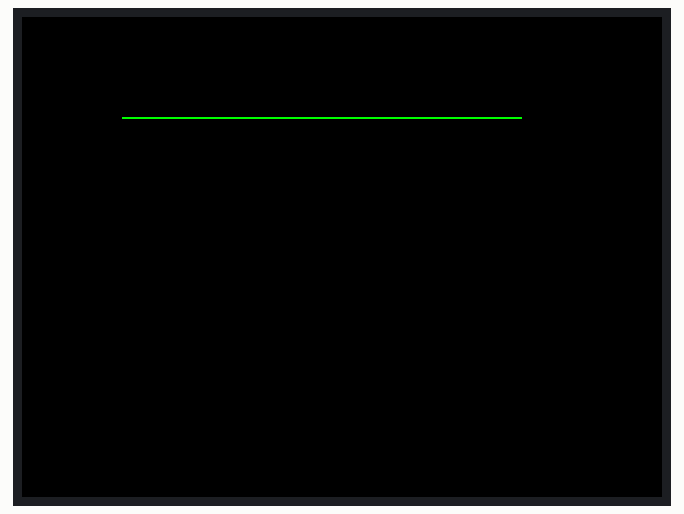
Bench run of a program on a simulated MicroPython board. On the bench: 320×240 colour display. Library files of the repository ran but are not shown: ili9341.py; what the program prints to the serial console is not drawn.

Above: at 0.6 s.
At 5.8 s:
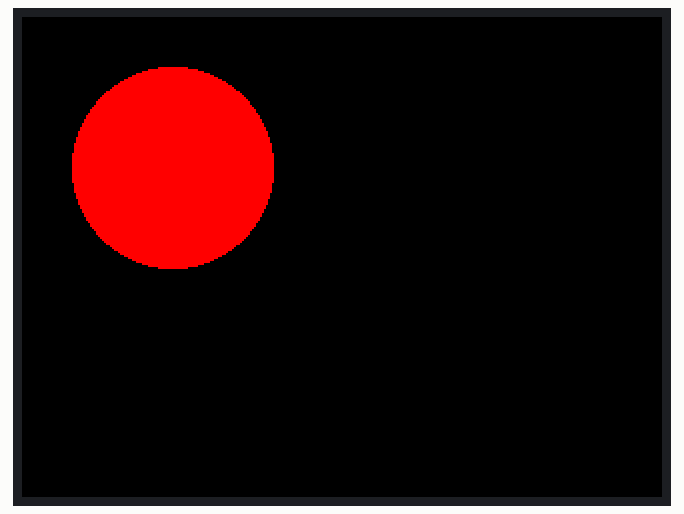
At 6.6 s:
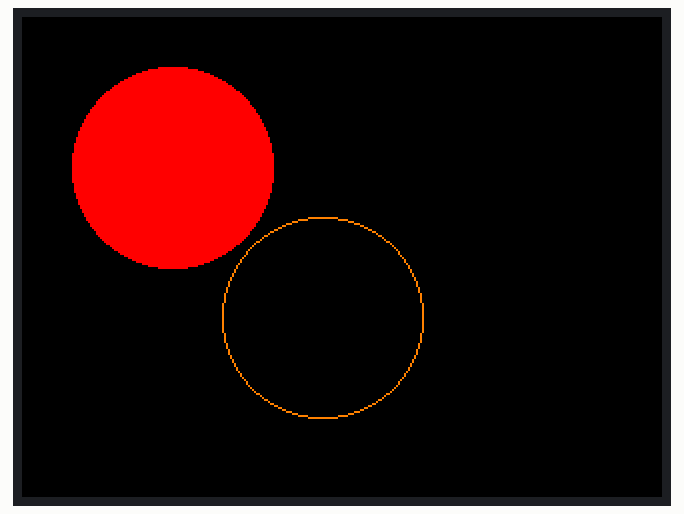
At 8.1 s:
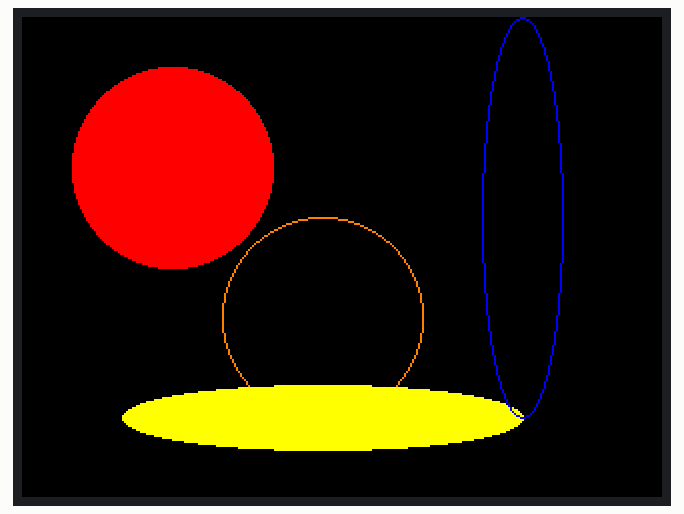
At 13.3 s:
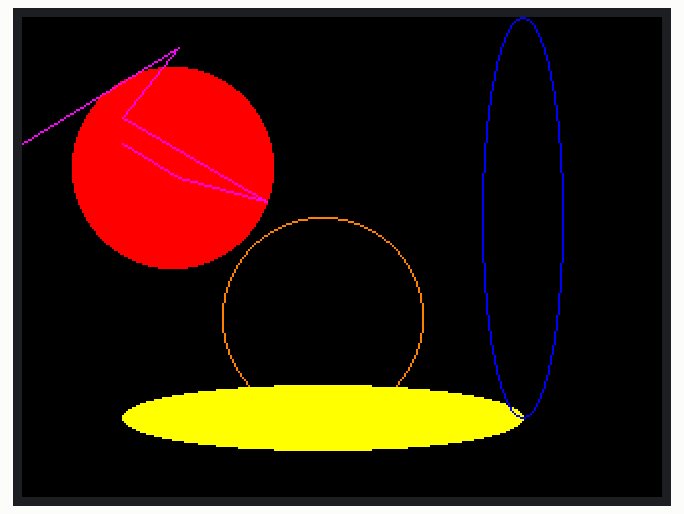
At 15.5 s:
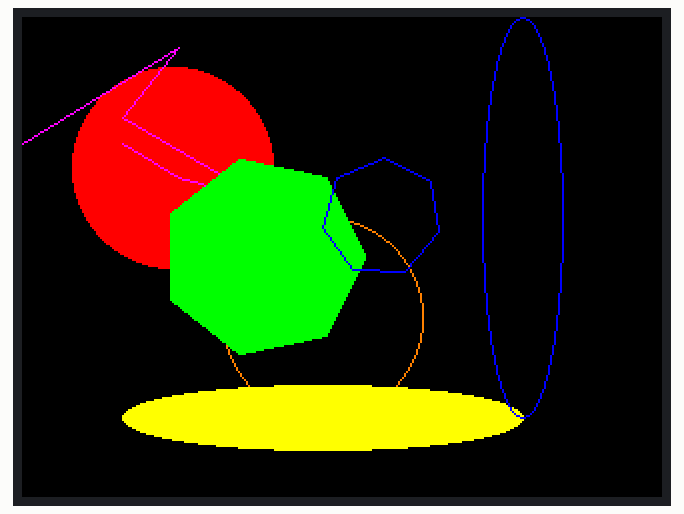

The program:

05-display-shapes.py
```python
"""ILI9341 demo (shapes)."""
from ili9341 import Display, color565
from machine import Pin, SPI
from utime import sleep
import config
import colors

# Use these PIN definitions.  SCK must be on 2 and data (SDL) on 3
SCK_PIN = config.SCK_PIN
MISO_PIN = config.MISO_PIN # labeled SDI(MOSI) on the back of the display
DC_PIN = config.DC_PIN
RESET_PIN = config.RESET_PIN
CS_PIN = config.CS_PIN

WIDTH=config.WIDTH
HEIGHT=config.HEIGHT
ROTATION=config.ROTATION

# mosi=Pin(23)
# miso=Pin(MISO_PIN)
spi = SPI(0, baudrate=40000000, sck=Pin(SCK_PIN), mosi=Pin(MISO_PIN))
display = Display(spi, dc=Pin(DC_PIN), cs=Pin(CS_PIN), rst=Pin(RESET_PIN), width=WIDTH, height=HEIGHT, rotation=ROTATION)

# this makes our code a little more readable
white = colors.WHITE
red = colors.RED
orange = colors.ORANGE
yellow = colors.YELLOW
green = colors.GREEN
blue = colors.BLUE
cyan = colors.CYAN
purple = colors.PURPLE

while True:

    display.clear()
    print('drawing lines and rects')

    print('drawing a horizontal line from (50,50) that is 200 wide')
    display.draw_hline(50, 50, 200, green)
    sleep(.5)

    print('drawing a vertical line from (100,100) that is 150 down')
    display.draw_vline(50, 50, 150, red)
    sleep(.5)

    print('drawing a yellow diagnle line from (150,150) to (200,200)')
    display.draw_line(50, 50, 200, 200, yellow)
    sleep(.5)

    print('drawing a filled orange hrect at (50,50) that is 25 wide and 75 hight')
    display.fill_rectangle(100, 100, 50, 50, orange)
    sleep(.5)

    # this one is not working
    print('drawing a purple rect at (200,200) that is 25 wide and 50 height')
    display.draw_rectangle(150, 150, 50, 50, white)
    sleep(3)

    display.clear()

    print('circles and ellipse')
    display.fill_circle(75, 75, 50, red)
    sleep(.5)

    display.draw_circle(150, 150, 50, orange)
    sleep(.5)

    display.fill_ellipse(150, 200, 100, 16, yellow)
    sleep(.5)

    display.draw_ellipse(250, 100, 20, 100, blue)
    sleep(5)

    print('drawing polygons')
    print('drawing lines to points')
    coords = [[50, 63], [78, 80], [122, 92], [50, 50], [78, 15], [0, 63]]
    display.draw_lines(coords, purple)
    sleep(1)

    # display.clear()
    print('drawing filled polygon')
    display.fill_polygon(7, 120, 120, 50, green)
    sleep(1)

    # display.clear()

    print('blue polygon outline')
    # num_sides
    display.draw_polygon(7, 180, 100, 30, blue, rotate=15)
    sleep(3)

   # display.cleanup()
```

config.py
```python
# Dan's Robot Labs configuration file for ILI9341 clock project
# The colors on the SPI bus cable are:
# 3.3v power - red
# SCK - orange
# MISO/Data - yellow
# DC - green
# RESET - blue
# GND - black
# CS - purple
SCK_PIN = 2
MISO_PIN = 3 # labeled SDI(MOSI) on the back of the display
DC_PIN = 4
RESET_PIN = 5
CS_PIN = 6
ROTATION = 90

WIDTH=320
HEIGHT=240
```

colors.py
```python
from ili9341 import color565

# Web safe
WHITE = color565(255,255,255)
BLACK = color565(0,0,0)
RED = color565(255,0,0)
ORANGE = color565(255,128,0)
YELLOW = color565(255,255,0)
GREEN = color565(0,255,0)
BLUE = color565(0,0,255)
CYAN = color565(0,255,255)
PURPLE = color565(255,0,255)
GRAY = color565(128,128,128)
SILVER = color565(192,192,192)
MAROON = color565(128,0,0)
OLIVE = color565(128,128,0)
LIME = color565(0,255,0)
DARK_GREEN = color565(0,128,0)
AQUA = color565(0,255,255)
TEAL = color565(0,128,128)
NAVY = color565(0,0,128)
FUCHSIA = color565(255,0,255)
# Not web safe
PINK = color565(255, 153, 153)
```

Measured:
- by itself, everything shown: repeats every 18.0 s, in 19 steps
- what the display in image 0 shows lasts 0.5 s, from 0.5 s to 1.0 s
- what the display in image 1 shows lasts 0.7 s, from 5.8 s to 6.5 s
- what the display in image 4 shows lasts 1.1 s, from 13.2 s to 14.3 s
- what the display in image 5 shows lasts 3.1 s, from 15.4 s to 18.5 s
